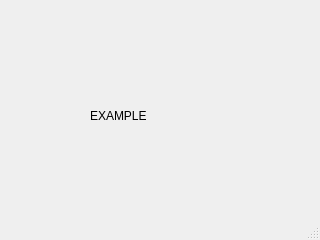
<?xml version="1.0" encoding="UTF-8"?>
<ui version="4.0">
 <class>MainWindow</class>
 <widget class="QMainWindow" name="MainWindow">
  <property name="geometry">
   <rect>
    <x>0</x>
    <y>0</y>
    <width>320</width>
    <height>240</height>
   </rect>
  </property>
  <property name="windowTitle">
   <string>MainWindow</string>
  </property>
  <widget class="QWidget" name="centralwidget">
   <widget class="QLabel" name="label">
    <property name="geometry">
     <rect>
      <x>90</x>
      <y>60</y>
      <width>191</width>
      <height>111</height>
     </rect>
    </property>
    <property name="text">
     <string>EXAMPLE</string>
    </property>
   </widget>
  </widget>
  <widget class="QMenuBar" name="menubar">
   <property name="geometry">
    <rect>
     <x>0</x>
     <y>0</y>
     <width>320</width>
     <height>21</height>
    </rect>
   </property>
  </widget>
  <widget class="QStatusBar" name="statusbar"/>
 </widget>
 <resources/>
 <connections/>
</ui>
